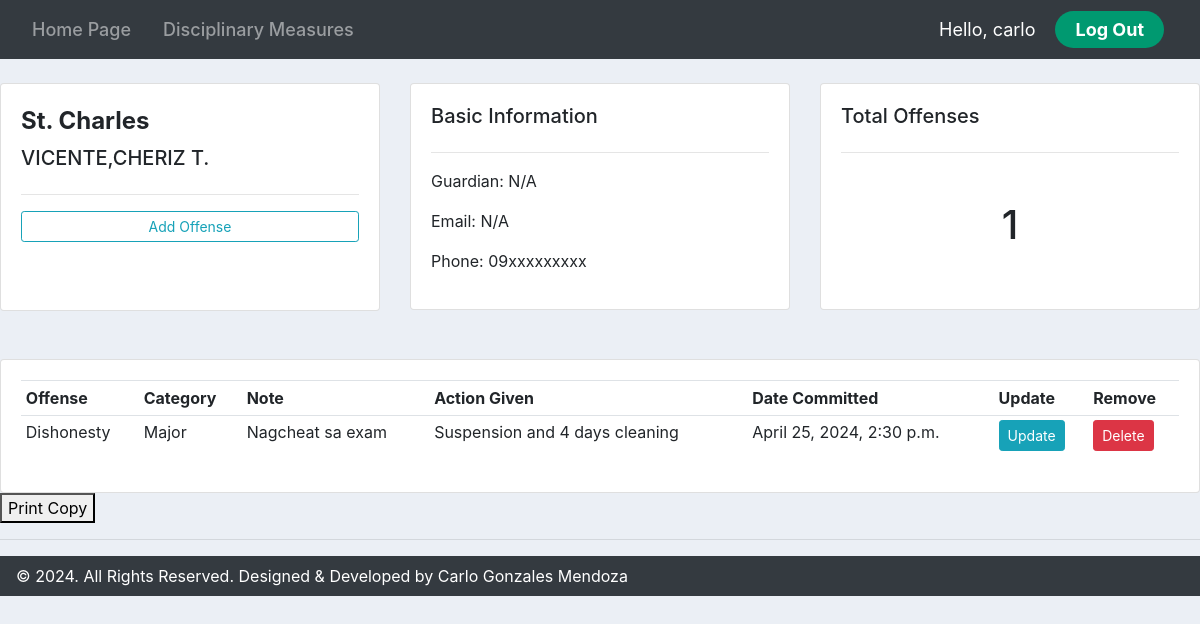
The app's page /charlesprofile/34/ (signed in) with its own data.
### accounts/models.py (models this page shows, shortened)
class CharlesStudent(models.Model):
    name = models.CharField(max_length=200, null=True)
    phone = models.CharField(max_length=200, null=True)
    email = models.CharField(max_length=200, null=True)
    guardian = models.CharField(max_length=200, null=True)
    date_created = models.DateTimeField(auto_now_add=True, null=True)

class CharlesOffense(models.Model):
    CATEGORY = (
        ('Minor', 'Minor'),
        ('Major', 'Major'),
    )
    name = models.ForeignKey(CharlesStudent, null=True, on_delete=models.SET_NULL)
    offense =  models.ForeignKey(Product, null=True, on_delete=models.SET_NULL)
    date_created = models.DateTimeField(auto_now_add=True, null=True)
    category = models.CharField(max_length=200, null=True, choices=CATEGORY)
    note = models.CharField(max_length=1000, null=True)
    action_given = models.CharField(max_length=1000, null=True)

class Product(models.Model):
    CATEGORY = (
        ('Minor', 'Minor'),
        ('Major', 'Major'),
    )
    name = models.CharField(max_length=200, null=True)
    category = models.CharField(max_length=200, null=True, choices=CATEGORY)
    date_created = models.DateTimeField(auto_now_add=True, null=True)
    def __str__(self):
        return self.name

### accounts/views.py (the view)
# urls.py: path('charlesprofile/<str:pk_test>/', views.charlesprofile, name='charlesprofile'),
@login_required(login_url='login')
def charlesprofile(request, pk_test):
    charlesstudents = CharlesStudent.objects.get(id=pk_test)
    charlesoffenses = charlesstudents.charlesoffense_set.all()
    offense_count = charlesoffenses.count()
    context = {'students': charlesstudents, 'offenses': charlesoffenses, "offense_count": offense_count,}
    return render(request, 'accounts/charlesprofile.html', context)

### accounts/templates/accounts/charlesprofile.html (shortened to what this page needs)
{% extends 'accounts/main.html' %}
{% block content %}
<br>
<div class="row">
    <div class="col-md">
        <div class="card card-body">
            <h5 style="font-size: 24px; font-weight: 700; line-height: 34px;">St. Charles</h5>
            <h5>{{students.name}}</h5>
            <hr>
            <a class="btn btn-outline-info  btn-sm btn-block" href="{% url 'charlescreate_offense' students.id %}">Add Offense</a>
            <br><br>
        </div>
    </div>
    <div class="col-md">
        <div class="card card-body">
            <h5>Basic Information</h5>
            <hr>
            <p style="padding: 0.01px">Guardian: {{students.guardian}}</p>
            <p style="padding: 0.01px">Email: {{students.email}}</p>
            <p style="padding: 0.01px">Phone: {{students.phone}}</p>
        </div>
    </div>
    <div class="col-md">
        <div class="card card-body">
            <h5>Total Offenses</h5>
            <hr>
            <h1 style="text-align: center;padding: 32px">{{offense_count}}</h1>
        </div>
    </div>
</div>
<br>
<br>
<div class="row">
    <div class="col-md">
        <div class="card card-body">
            <table class="table table-sm">
                <tr>
                    <th>Offense</th>
                    <th>Category</th>
                    <th>Note</th>
                    <th>Action Given</th>
                    <th>Date Committed</th>
                    <th>Update</th>
                    <th>Remove</th>
                </tr>
                {% for offense in offenses %}
                <tr>
                    <td>{{offense.offense}}</td>
                    <td>{{offense.category}}</td>
                    <td>{{offense.note}}</td>
                    <td>{{offense.action_given}}</td>
                    <td>{{offense.date_created}}</td>
                    <td><a class="btn btn-sm btn-info" href="{% url 'charlesupdate_offense' offense.id %}">Update</a></td>
                    <td><a class="btn btn-sm btn-danger" href="{% url 'charlesdelete_offense' offense.id %}">Delete</a></td>
                </tr>
                {% endfor %}
            </table>
        </div>
    </div>
</div>
<button onclick="window.print()">Print Copy</button>
{% endblock %}

### accounts/templates/accounts/navbar.html (shortened to what this page needs)
{% load static %}
<nav class="navbar navbar-expand-lg navbar-dark bg-dark">
    <div class="collapse navbar-collapse" id="navbarNav">
      <ul class="navbar-nav justify-content-center flex-grow-1 pe-3">
        <li class="nav-item">
          <a class="nav-link mx-lg-2" href="{% url 'homepage' %}">Home Page</a>
        </li>
        <li class="nav-item">
          <a class="nav-link mx-lg-2" href="{% url 'products' %}">Disciplinary Measures</a>
        </li>
      </ul>
    </div>
    <span class="hello-msg">Hello, {{request.user}}</span>
    <span ><a class="hello-log" href="{% url 'logout' %}">Log Out</a></span>
  </nav>

### static/css/main.css (style rules this page uses)
body { background-color: #ebeff5; }

### accounts/templates/accounts/navbar.html (style rules this page uses)
.hello-msg { font-size: 18px; color: #fff; margin-right: 20px; }
.hello-log { margin-right: 20px; background-color: #009970; color: #fff; font-size: 18px; padding: 8px 20px; border-radius: 50px; text-decoration: none; transition: 0.3s; font-weight: 700; }
.nav-link { font-size: 18px; color: #ffffff; font-weight: 500; position: relative; }
.nav-link::before { content: ""; position: absolute; bottom: 0; left: 50%; transform: translateX(-50%); width: 0%; height: 2px; background-color: #009970; visibility: hidden; transition: 0.3s ease-in-out; }

### records on screen
CharlesStudent: name "VICENTE,CHERIZ T.", guardian "N/A", email "N/A", phone "09xxxxxxxxx"
CharlesOffense: offense "Dishonesty", category "Major", note "Nagcheat sa exam", action_given "Suspension and 4 days cleaning", date_created "April 25, 2024, 2:30 p.m."

### other values on screen
{{ request.user }} "carlo"
{{ offense_count }} "1"
